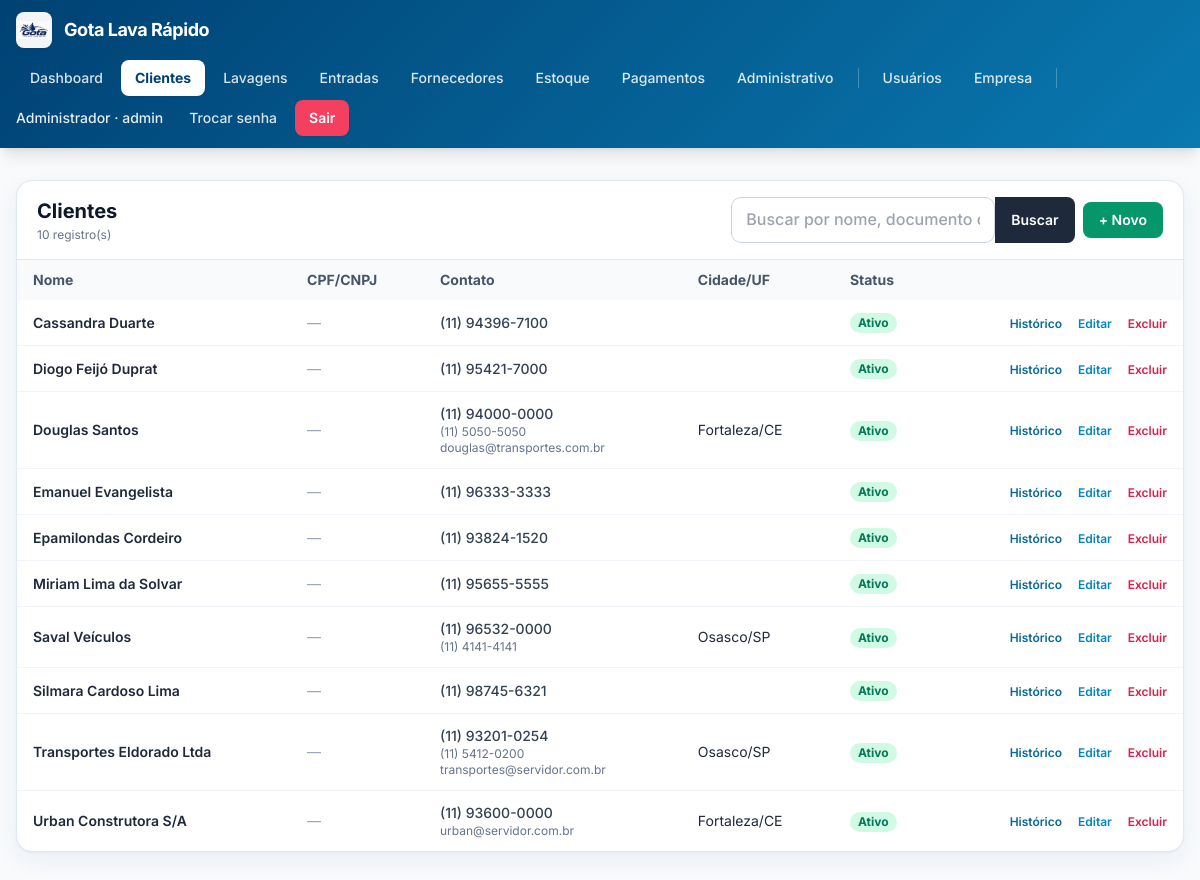
/clientes.php (signed in), run on the app's committed database.
### tables this page shows
CREATE TABLE empresa (
                id INTEGER PRIMARY KEY CHECK (id = 1),
                razao_social  TEXT NOT NULL DEFAULT '',
                nome_fantasia TEXT NOT NULL DEFAULT '',
                cnpj          TEXT NOT NULL DEFAULT '',
                inscricao_estadual TEXT NOT NULL DEFAULT '',
                email         TEXT NOT NULL DEFAULT '',
                telefone      TEXT NOT NULL DEFAULT '',
                celular       TEXT NOT NULL DEFAULT '',
                cep           TEXT NOT NULL DEFAULT '',
                endereco      TEXT NOT NULL DEFAULT '',
                numero        TEXT NOT NULL DEFAULT '',
                complemento   TEXT NOT NULL DEFAULT '',
                bairro        TEXT NOT NULL DEFAULT '',
                cidade        TEXT NOT NULL DEFAULT '',
                uf            TEXT NOT NULL DEFAULT '',
                logo_path     TEXT NOT NULL DEFAULT '',
                atualizado_em TEXT NOT NULL DEFAULT (datetime('now','localtime'))
            );

CREATE TABLE usuarios (
        id INTEGER PRIMARY KEY AUTOINCREMENT,
        email TEXT NOT NULL UNIQUE,
        senha_hash TEXT NOT NULL,
        is_admin INTEGER NOT NULL DEFAULT 0,
        precisa_trocar_senha INTEGER NOT NULL DEFAULT 1,
        ativo INTEGER NOT NULL DEFAULT 1,
        criado_em TEXT NOT NULL DEFAULT (datetime('now','localtime'))
    , nome TEXT NOT NULL DEFAULT '', cpf TEXT NOT NULL DEFAULT '', celular TEXT NOT NULL DEFAULT '', permissoes TEXT NOT NULL DEFAULT '');

CREATE TABLE clientes (
        id INTEGER PRIMARY KEY AUTOINCREMENT,
        tipo TEXT NOT NULL DEFAULT 'F',
        nome TEXT NOT NULL DEFAULT '',
        nome_fantasia TEXT NOT NULL DEFAULT '',
        cpf_cnpj TEXT NOT NULL DEFAULT '',
        rg_ie TEXT NOT NULL DEFAULT '',
        data_nascimento TEXT NOT NULL DEFAULT '',
        email TEXT NOT NULL DEFAULT '',
        telefone TEXT NOT NULL DEFAULT '',
        celular TEXT NOT NULL DEFAULT '',
        cep TEXT NOT NULL DEFAULT '',
        endereco TEXT NOT NULL DEFAULT '',
        numero TEXT NOT NULL DEFAULT '',
        complemento TEXT NOT NULL DEFAULT '',
        bairro TEXT NOT NULL DEFAULT '',
        cidade TEXT NOT NULL DEFAULT '',
        uf TEXT NOT NULL DEFAULT '',
        observacoes TEXT NOT NULL DEFAULT '',
        ativo INTEGER NOT NULL DEFAULT 1,
        criado_em TEXT NOT NULL DEFAULT (datetime('now','localtime')),
        atualizado_em TEXT NOT NULL DEFAULT (datetime('now','localtime'))
    );

### config.php (called while the page is built, shortened)
<?php
function db(): PDO {
    static $pdo = null;
    if ($pdo === null) {
        $pdo = new PDO('sqlite:' . DB_PATH, null, null, [
            PDO::ATTR_ERRMODE            => PDO::ERRMODE_EXCEPTION,
            PDO::ATTR_DEFAULT_FETCH_MODE => PDO::FETCH_ASSOC,
        ]);
        $pdo->exec('PRAGMA foreign_keys = ON');
        $pdo->exec('PRAGMA journal_mode = WAL');
    }
    return $pdo;
}
require_once APP_ROOT . '/functions.php';

### functions.php (called while the page is built, shortened)
<?php
function e(?string $s): string {
    return htmlspecialchars((string)$s, ENT_QUOTES, 'UTF-8');
}
function usuario_logado(): ?array {
    $stmt = db()->prepare('SELECT id, email, is_admin, precisa_trocar_senha, ativo FROM usuarios WHERE id = ?');
    $stmt->execute([$_SESSION['usuario_id']]);
    $u = $stmt->fetch();
    return $u;
}
function tem_permissao(string $modulo): bool {
    $u = usuario_logado();
    if ((int)$u['is_admin'] === 1) return true;
    return in_array($modulo, $_SESSION['__permissoes_cache'], true);
}
function empresa(): array {
    static $cache = null;
    if ($cache !== null) return $cache;
    if (empty($_SESSION['tenant_db'])) {
        try { $pdo = db(); } catch (Throwable $e) { return $cache = []; }
    } else {
        $pdo = db();
    }
    $existe = $pdo->query(
        "SELECT name FROM sqlite_master WHERE type='table' AND name='empresa'"
    )->fetchColumn();
    if (!$existe) {
        $pdo->exec("
            CREATE TABLE empresa (
                id INTEGER PRIMARY KEY CHECK (id = 1),
                razao_social  TEXT NOT NULL DEFAULT '',
                nome_fantasia TEXT NOT NULL DEFAULT '',
                cnpj          TEXT NOT NULL DEFAULT '',
                inscricao_estadual TEXT NOT NULL DEFAULT '',
                email         TEXT NOT NULL DEFAULT '',
                telefone      TEXT NOT NULL DEFAULT '',
                celular       TEXT NOT NULL DEFAULT '',
                cep           TEXT NOT NULL DEFAULT '',
                endereco      TEXT NOT NULL DEFAULT '',
                numero        TEXT NOT NULL DEFAULT '',
                complemento   TEXT NOT NULL DEFAULT '',
                bairro        TEXT NOT NULL DEFAULT '',
                cidade        TEXT NOT NULL DEFAULT '',
                uf            TEXT NOT NULL DEFAULT '',
                logo_path     TEXT NOT NULL DEFAULT '',
                atualizado_em TEXT NOT NULL DEFAULT (datetime('now','localtime'))
            )
        ");
        $pdo->exec("INSERT INTO empresa (id) VALUES (1)");
    } else {
        $pdo->exec("INSERT OR IGNORE INTO empresa (id) VALUES (1)");
    }
    $cache = $pdo->query('SELECT * FROM empresa WHERE id = 1')->fetch() ?: [];
    return $cache;
}
function empresa_logo_url(): ?string {
    $e = empresa();
    $abs = APP_ROOT . '/' . $e['logo_path'];
    return $e['logo_path'] . '?v=' . filemtime($abs);
}

### clientes.php (the view, shortened to what this page needs)
<?php
require_once __DIR__ . '/config.php';
try {
    $__emp  = empresa();
} catch (Throwable $e) {
    $__emp = []; $__logo = null;
}
$busca  = trim((string)($_GET['q'] ?? ''));
$where  = '';
$params = [];
$stmt = db()->prepare("SELECT * FROM clientes $where ORDER BY nome COLLATE NOCASE");
$stmt->execute($params);
$clientes = $stmt->fetchAll();
require __DIR__ . '/header.php';
?>
<div class="bg-white rounded-2xl shadow-card border border-slate-200 overflow-hidden">
  <div class="px-5 py-4 border-b border-slate-200 flex flex-wrap items-center justify-between gap-3">
    <div>
      <h1 class="text-xl font-bold text-slate-900">Clientes</h1>
      <p class="text-xs text-slate-500 mt-0.5"><?= count($clientes) ?> registro(s)</p>
    </div>
    <div class="flex items-center gap-2 flex-wrap">
      <form method="get" class="flex">
        <input type="text" name="q" value="<?= e($busca) ?>"
               placeholder="Buscar por nome, documento ou e-mail"
               class="w-56 sm:w-72 rounded-l-lg border border-slate-300 px-3 py-2 text-sm font-semibold
                      focus:outline-none focus:ring-2 focus:ring-brand-400">
        <button class="rounded-r-lg bg-slate-800 hover:bg-slate-700 text-white px-4 text-sm font-semibold">Buscar</button>
      </form>
      <a href="cliente_form.php"
         class="rounded-lg bg-emerald-600 hover:bg-emerald-500 text-white px-4 py-2 text-sm font-semibold
                whitespace-nowrap shadow-sm">
        + Novo
      </a>
    </div>
  </div>
  <div class="overflow-x-auto">
    <table class="min-w-full text-sm">
      <thead class="bg-slate-50 text-slate-600">
        <tr>
          <th class="text-left px-4 py-2.5 font-bold">Nome</th>
          <th class="text-left px-4 py-2.5 font-bold">CPF/CNPJ</th>
          <th class="text-left px-4 py-2.5 font-bold">Contato</th>
          <th class="text-left px-4 py-2.5 font-bold">Cidade/UF</th>
          <th class="text-left px-4 py-2.5 font-bold">Status</th>
          <th class="px-4 py-2.5"></th>
        </tr>
      </thead>
      <tbody class="divide-y divide-slate-100">
      <?php if (!$clientes): ?>
        <tr><td colspan="6" class="px-4 py-10 text-center text-slate-400">
          Nenhum cliente cadastrado. Clique em <strong>+ Novo</strong> para começar.
        </td></tr>
      <?php else: foreach ($clientes as $c): ?>
        <tr class="hover:bg-slate-50 transition">
          <td class="px-4 py-3">
            <div class="font-semibold text-slate-800"><?= e($c['nome']) ?></div>
          </td>
          <td class="px-4 py-3 whitespace-nowrap">
            <?php if ($c['cpf_cnpj']): ?>
              <div class="text-xs text-slate-400 font-bold"><?= $c['tipo'] === 'J' ? 'CNPJ' : 'CPF' ?></div>
              <?= e(formatar_cpf_cnpj($c['cpf_cnpj'], $c['tipo'])) ?>
            <?php else: ?>
              <span class="text-slate-400">—</span>
            <?php endif; ?>
          </td>
          <td class="px-4 py-3">
            <?php if ($c['celular']): ?><div class="font-medium text-slate-700"><?= e($c['celular']) ?></div><?php endif; ?>
            <?php if ($c['telefone']): ?><div class="text-xs text-slate-500"><?= e($c['telefone']) ?></div><?php endif; ?>
            <?php if ($c['email']): ?><div class="text-xs text-slate-500 break-all"><?= e($c['email']) ?></div><?php endif; ?>
          </td>
          <td class="px-4 py-3">
            <?= e($c['cidade']) ?><?= $c['uf'] ? '/' . e($c['uf']) : '' ?>
          </td>
          <td class="px-4 py-3">
            <?php if ($c['ativo']): ?>
              <span class="inline-block text-xs px-2 py-0.5 rounded-full bg-emerald-100 text-emerald-700 font-bold">Ativo</span>
            <?php else: ?>
              <span class="inline-block text-xs px-2 py-0.5 rounded-full bg-slate-200 text-slate-700 font-bold">Inativo</span>
            <?php endif; ?>
          </td>
          <td class="px-4 py-3 text-right whitespace-nowrap">
            <button type="button"
                    class="btn-historico text-brand-600 hover:underline text-xs font-semibold mr-3"
                    data-id="<?= (int)$c['id'] ?>"
                    data-nome="<?= e($c['nome']) ?>">
              Histórico
            </button>
            <a href="cliente_form.php?id=<?= (int)$c['id'] ?>"
               class="text-sky-600 hover:underline text-xs font-semibold mr-3">Editar</a>
            <form method="post" class="inline"
                  onsubmit="return confirm('Excluir o cliente <?= e(addslashes($c['nome'])) ?>?');">
              <button class="text-rose-600 hover:underline text-xs font-semibold">Excluir</button>
            </form>
          </td>
        </tr>
      <?php endforeach; endif; ?>
      </tbody>
    </table>
  </div>
</div>
<?php require __DIR__ . '/footer.php'; ?>

### header.php (shortened to what this page needs)
<?php
$u      = usuario_logado();
$__emp  = [];
$__logo = null;
try {
    $__emp  = empresa();
    $__logo = empresa_logo_url();
} catch (Throwable $e) {
    $__emp = []; $__logo = null;
}
$__nome = $__emp['nome_fantasia'] ?? '';
$nomeTopo = '';
$atual    = basename($_SERVER['PHP_SELF'] ?? '');
if ($u) {
    $nomeTopo = $u['email'];
    try {
        $st = db()->prepare('SELECT nome FROM usuarios WHERE id = ?');
        $st->execute([(int)$_SESSION['usuario_id']]);
        $n = $st->fetchColumn();
        if ($n) $nomeTopo = $n;
    } catch (Throwable $e) {  }
}
function menu_cls(string $href, array $arquivos, string $atual): string {
    $ativo = ($atual === $href) || in_array($atual, $arquivos, true);
    return $ativo
        ? 'px-3.5 py-2 rounded-lg bg-white text-brand-700 font-bold shadow-sm'
        : 'px-3.5 py-2 rounded-lg text-white/85 hover:text-white hover:bg-white/15 transition font-medium';
}
?>
<!DOCTYPE html>
<html lang="pt-BR" class="h-full">
<head>
<script src="https://cdn.tailwindcss.com"></script>
</head>
<body class="h-full bg-slate-50 text-slate-800 antialiased">
<?php if ($u): ?>
<nav class="sticky top-0 z-40 text-white shadow-lg"
     style="background: linear-gradient(135deg, #004173 0%, #0979b0 100%);">
  <div class="max-w-7xl mx-auto px-4 py-3 flex flex-wrap items-center justify-between gap-3">
    <a href="dashboard.php" class="flex items-center gap-3 font-bold tracking-tight text-lg">
      <?php if ($__logo): ?>
        <img src="<?= e($__logo) ?>" alt="Logo"
             class="h-9 w-9 object-contain bg-white/95 rounded-lg p-0.5 shadow-sm">
      <?php endif; ?>
      <span><?= e($__nome) ?></span>
    </a>
    <div class="flex items-center gap-1 text-sm flex-wrap">
      <a href="dashboard.php" class="<?= menu_cls('dashboard.php', ['dashboard_operacional.php'], $atual) ?>">Dashboard</a>
      <?php if (function_exists('tem_permissao') && tem_permissao('clientes')): ?>
        <a href="clientes.php" class="<?= menu_cls('clientes.php', ['cliente_form.php', 'cliente_historico.php'], $atual) ?>">Clientes</a>
      <?php endif; ?>
      <?php if (function_exists('tem_permissao') && tem_permissao('lavagens')): ?>
        <a href="lavagens.php" class="<?= menu_cls('lavagens.php', ['lavagem_form.php'], $atual) ?>">Lavagens</a>
      <?php endif; ?>
      <?php if (function_exists('tem_permissao') && tem_permissao('entradas')): ?>
        <a href="entradas.php" class="<?= menu_cls('entradas.php', ['entrada_lavagem.php', 'cupom_lavagem.php', 'recibo.php'], $atual) ?>">Entradas</a>
      <?php endif; ?>
      <?php if (function_exists('tem_permissao') && tem_permissao('fornecedores')): ?>
        <a href="fornecedores.php" class="<?= menu_cls('fornecedores.php', ['fornecedor_form.php'], $atual) ?>">Fornecedores</a>
      <?php endif; ?>
      <?php if (function_exists('tem_permissao') && tem_permissao('estoque')): ?>
        <a href="estoque.php" class="<?= menu_cls('estoque.php', ['estoque_form.php', 'estoque_xml.php'], $atual) ?>">Estoque</a>
      <?php endif; ?>
      <?php if (function_exists('tem_permissao') && tem_permissao('pagamentos')): ?>
        <a href="pagamentos.php" class="<?= menu_cls('pagamentos.php', [
              'pagamento_form.php', 'dashboard_pagamentos.php',
              'relatorio_pagamentos.php', 'categorias_pagamento.php',
           ], $atual) ?>">Pagamentos</a>
      <?php endif; ?>
      <?php if (function_exists('tem_permissao') && tem_permissao('administrativo')): ?>
        <a href="administrativo.php" class="<?= menu_cls('administrativo.php', [], $atual) ?>">Administrativo</a>
      <?php endif; ?>
      <?php if ($u['is_admin']): ?>
        <a href="usuarios.php" class="<?= menu_cls('usuarios.php', ['usuario_form.php','usuario_senha_gerada.php'], $atual) ?>">Usuários</a>
        <a href="empresa.php"  class="<?= menu_cls('empresa.php',  [], $atual) ?>">Empresa</a>
      <?php endif; ?>
      <span class="hidden md:inline text-white/90 font-medium pr-2">
        <?= e($nomeTopo) ?><?= $u['is_admin'] ? ' · admin' : '' ?>
      </span>
      <a href="trocar_senha.php" class="px-3.5 py-2 rounded-lg text-white/85 hover:text-white hover:bg-white/15 transition font-medium">Trocar senha</a>
      <a href="logout.php"       class="px-3.5 py-2 rounded-lg bg-rose-500 hover:bg-rose-600 text-white font-semibold transition shadow-sm">Sair</a>
    </div>
  </div>
</nav>
<?php endif; ?>
<main class="max-w-7xl mx-auto px-4 py-6 sm:py-8">

### header.php (style rules this page uses)
:root { --brand-700: #004173; --brand-500: #0979b0; --brand-400: #0cb7f2; --brand-200: #7cdaf9; --brand-100: #b6ffff; }
html, body { font-family: 'Inter', ui-sans-serif, system-ui, -apple-system, sans-serif; }
input:not([type="checkbox"]):not([type="radio"]):not([type="color"]):not([type="file"]):not([type="submit"]):not([type="button"]):not([type="hidden"]), select, textarea { font-size: 1rem; font-weight: 600; color: #000000; background-color: #ffffff; border: 1.5px solid #cbd5e1; border-radius: 0.625rem; padding: 0.7rem 0.875rem; transition: border-color .15s, box-shadow .15s, background-color .15s; width: 100%; line-height: 1.35; }
input::placeholder, textarea::placeholder { color: #94a3b8; font-weight: 500; }

### data on the page
empresa: logo_path (picture), nome_fantasia "Gota Lava Rápido"
usuarios: nome "Administrador"
clientes: nome "Cassandra Duarte", celular "(11) 94396-7100", ativo "Ativo"
clientes: nome "Diogo Feijó Duprat", celular "(11) 95421-7000", ativo "Ativo"
clientes: nome "Douglas Santos", celular "(11) 94000-0000", telefone "(11) 5050-5050", email "douglas@transportes.com.br", cidade "Fortaleza", uf "CE", ativo "Ativo"
clientes: nome "Emanuel Evangelista", celular "(11) 96333-3333", ativo "Ativo"
clientes: nome "Epamilondas Cordeiro", celular "(11) 93824-1520", ativo "Ativo"
clientes: nome "Miriam Lima da Solvar", celular "(11) 95655-5555", ativo "Ativo"
clientes: nome "Saval Veículos", celular "(11) 96532-0000", telefone "(11) 4141-4141", cidade "Osasco", uf "SP", ativo "Ativo"
clientes: nome "Silmara Cardoso Lima", celular "(11) 98745-6321", ativo "Ativo"
clientes: nome "Transportes Eldorado Ltda", celular "(11) 93201-0254", telefone "(11) 5412-0200", email "transportes@servidor.com.br", cidade "Osasco", uf "SP", ativo "Ativo"
clientes: nome "Urban Construtora S/A", celular "(11) 93600-0000", email "urban@servidor.com.br", cidade "Fortaleza", uf "CE", ativo "Ativo"

### other printed values
count($clientes) "10"
